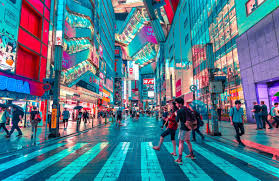
#> input picture Photos/download.jpg, 279 x 181 px
$ python simple_threshold.py
#> lines starting #> are read from the running program, lines starting #| are printed output that depends on the picture; after the words box and inside, x2 and y2 are one past the last pixel; in counts of white or black regions, pixels touching at a corner belong together
import cv2 as cv
import numpy as np

img = cv.imread('Photos/download.jpg')
#> img is the input picture: shape (181, 279, 3); mean B, G, R 139.5, 120.9, 83.7

gray = cv.cvtColor(img , cv.COLOR_BGR2GRAY)
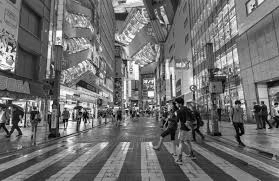
#> gray: shape (181, 279); min 1, max 255, mean 111.9

threshold,thresh = cv.threshold(gray, 125, 255, cv.THRESH_BINARY)
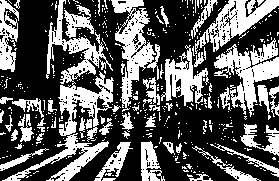
#> thresh: shape (181, 279); 36.9% white; 424 white regions (368 under 20 px), largest, box (x1, y1, x2, y2) and area: (2, 0, 114, 181) 4133, (214, 38, 279, 117) 2035, (111, 0, 160, 112) 2034

cv.imshow('bw', thresh)

cv.waitKey(0)

$ run again, with Photos/images.jpg copied over Photos/download.jpg
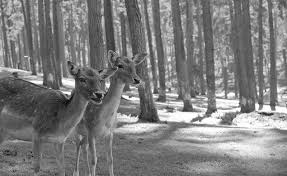
#> input picture Photos/images.jpg, 287 x 176 px
#> img is the input picture: shape (176, 287, 3); min 0, max 255, mean 125.8
#> `threshold,thresh = cv.threshold(gray, 125, 255, cv.THRESH_BINARY)`:
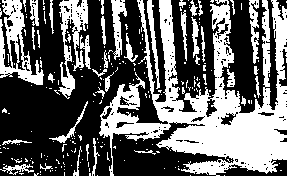
#> thresh: shape (176, 287); 40% white; 231 white regions (189 under 20 px), largest, box (x1, y1, x2, y2) and area: (99, 0, 287, 176) 13211, (0, 0, 44, 85) 1488, (58, 0, 88, 99) 1265

$ run again, with Photos/Cat_2.webp saved as Photos/download.jpg
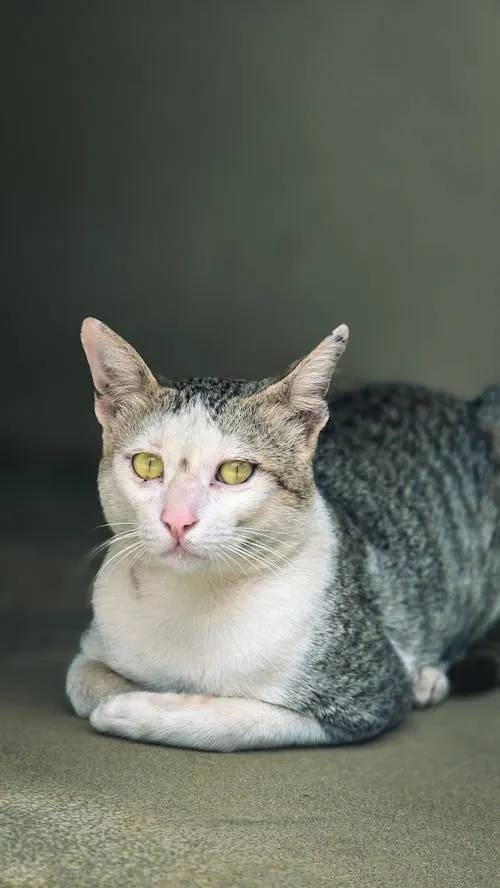
#> input picture Photos/Cat_2.webp, 500 x 888 px
#> img is the input picture: shape (888, 500, 3); mean B, G, R 96.2, 106.3, 101.7
#> `gray = cv.cvtColor(img , cv.COLOR_BGR2GRAY)`:
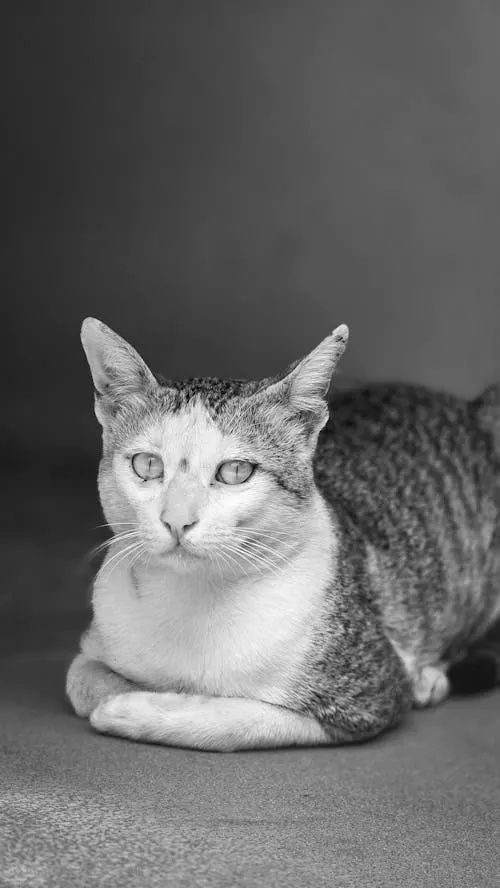
#> gray: shape (888, 500); min 1, max 254, mean 103.8
#> `threshold,thresh = cv.threshold(gray, 125, 255, cv.THRESH_BINARY)`:
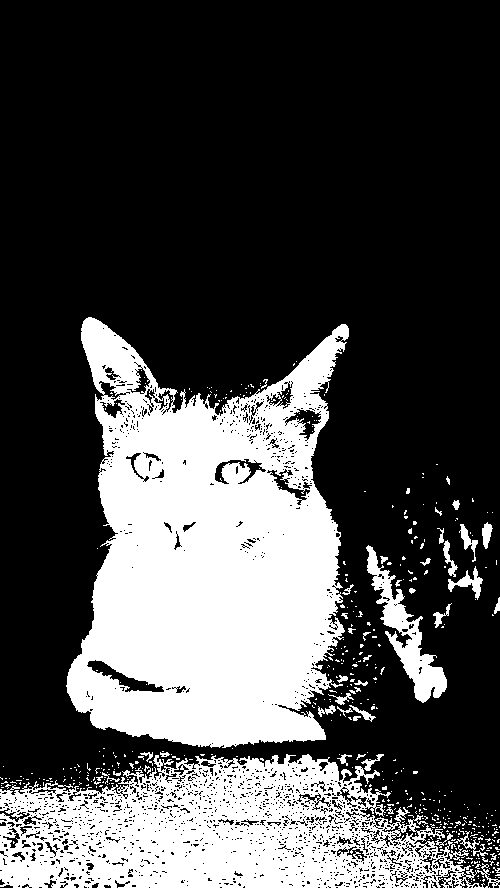
#> thresh: shape (888, 500); 29.3% white; 490 white regions (447 under 20 px), largest, box (x1, y1, x2, y2) and area: (66, 317, 349, 748) 81241, (0, 754, 500, 888) 40931, (366, 545, 447, 703) 3448
